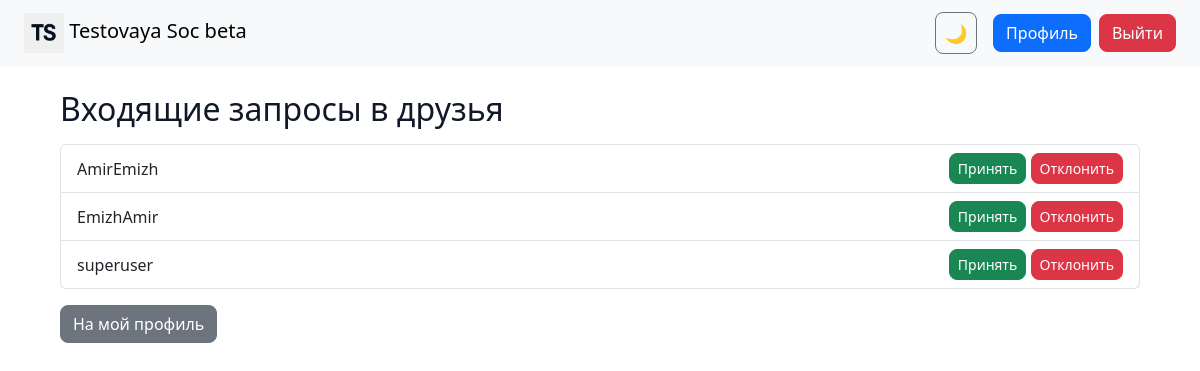
The app's page /friend-requests/ (signed in) with its own data.
### social/models.py (models this page shows, shortened)
class Friendship(models.Model):
    from_user = models.ForeignKey(User, on_delete=models.CASCADE, related_name="friandships_sent")
    to_user = models.ForeignKey(User, on_delete=models.CASCADE, related_name='friendships_received')
    STATUS_CHOICES = [
        ('pending', 'Pending'),
        ('accepted', 'Accepted'),
        ('rejected', 'Rejected'),
    ]
    status = models.CharField(max_length=10, choices=STATUS_CHOICES, default='pending')
    created_at = models.DateTimeField(auto_now_add=True)
    class Meta:
        unique_together = ("from_user", "to_user")

class User(AbstractUser):
    bio = models.TextField(blank=True, null=True, verbose_name="О себе")
    avatar = models.ImageField(upload_to="avatars/", blank=True, null=True, verbose_name="Аватар")

### social/views.py (the view)
# urls.py: path("friend-requests/", views.friend_requests, name="friend_requests"),
@login_required
def friend_requests(request):
    incoming = Friendship.objects.filter(to_user=request.user, status='pending')
    return render(request, 'social/friend_requests.html', {'requests': incoming})

### social/templates/social/friend_requests.html (shortened to what this page needs)
{% extends "base.html" %}
{% block content %}
<div class="container mt-4">
    <h2>Входящие запросы в друзья</h2>
    {% if requests %}
        <ul class="list-group mt-3">
            {% for req in requests %}
            <li class="list-group-item d-flex justify-content-between align-items-center">
                {{ req.from_user.username }}
                <div>
                    <form action="{% url 'accept_friend_request' req.id %}" method="post" class="d-inline">
                        <button type="submit" class="btn btn-success btn-sm">Принять</button>
                    </form>
                    <form action="{% url 'reject_friend_request' req.id %}" method="post" class="d-inline">
                        <button type="submit" class="btn btn-danger btn-sm">Отклонить</button>
                    </form>
                </div>
            </li>
            {% endfor %}
        </ul>
    {% else %}
        <p class="mt-3">Нет входящих запросов.</p>
    {% endif %}
    <a href="{% url 'profile' %}" class="btn btn-secondary mt-3">На мой профиль</a>
</div>
{% endblock %}

### social/static/css/style.css (style rules this page uses)
body { background-color: #f9f9f9; font-family: 'Segoe UI', Tahoma, Geneva, Verdana, sans-serif; }
button, .btn { border-radius: 8px !important; }

### social/static/css/theme.css (style rules this page uses)
:root { --bg-color: #ffffff; --text-color: #111827; --card-color: #f8f9fa; --muted: #6b7280; --accent: #0d6efd; }
body { background: var(--bg-color); color: var(--text-color); transition: background 0.45s cubic-bezier(.2,.8,.2,1), color 0.45s cubic-bezier(.2,.8,.2,1); }

### records on screen
Friendship: from_user.username "AmirEmizh"
Friendship: from_user.username "EmizhAmir"
Friendship: from_user.username "superuser"
